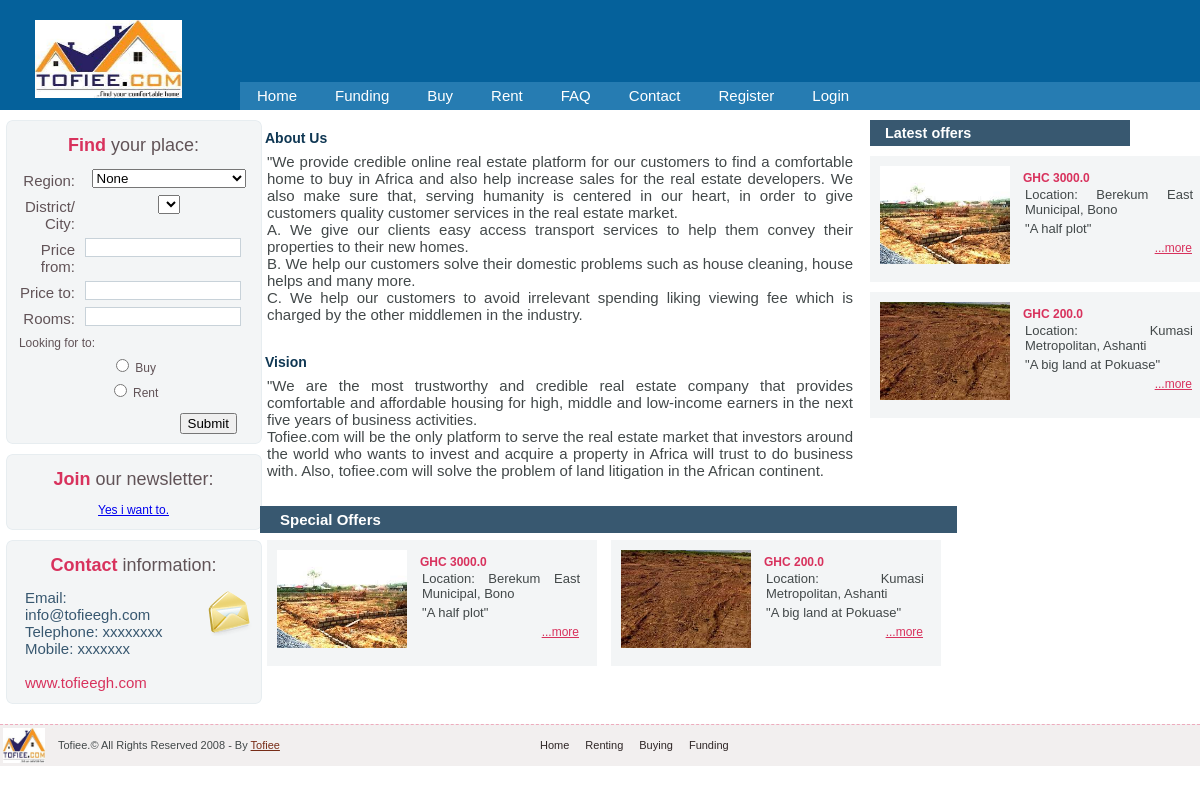
Before: / with the older database file.
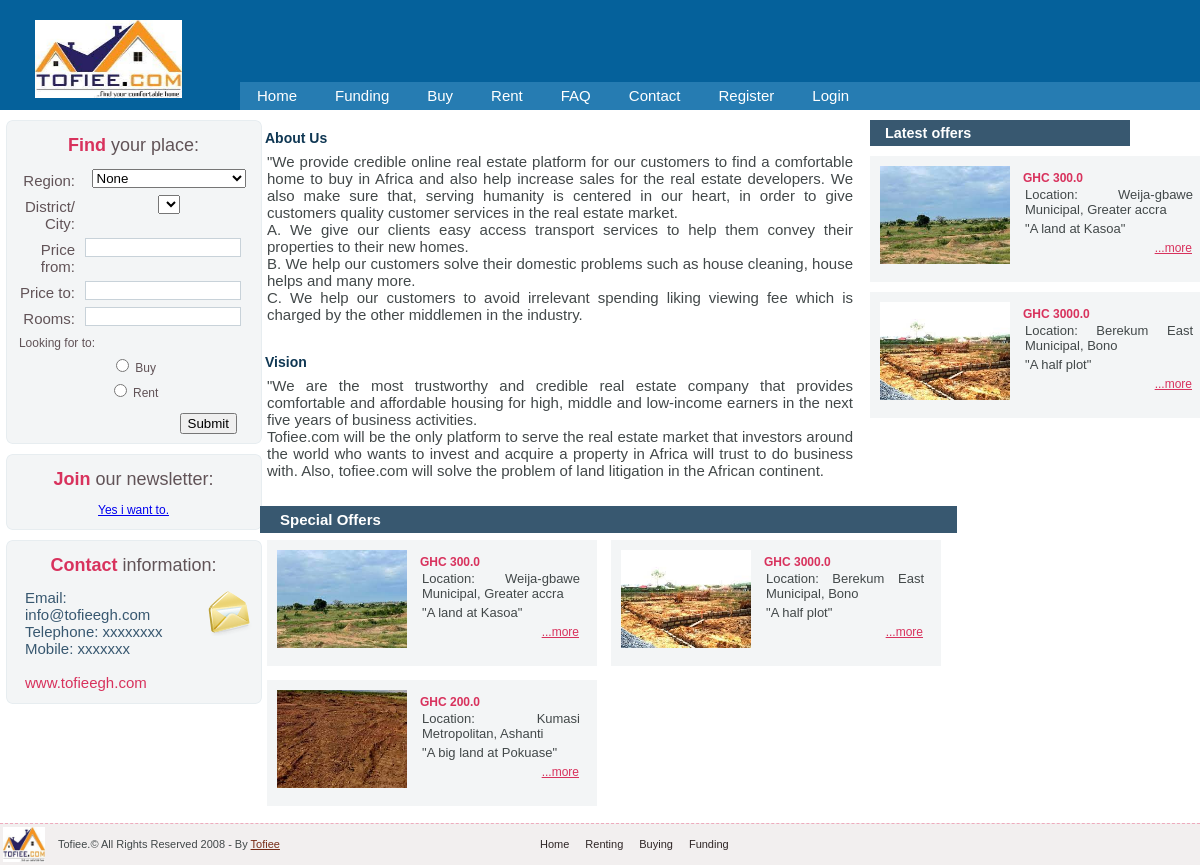
After: the same page with the newer database file.
### tofiee/models.py (models this page shows, shortened)
class Member(models.Model):
  username = models.CharField(max_length=15, default='none')
  price = models.FloatField()
  title = models.CharField(max_length=50)
  region = models.CharField(max_length=25, default='none')
  city = models.CharField(max_length=50, default='none')
  town = models.CharField(max_length=50, default='none')
  description = models.CharField(max_length=1000, blank=True)
  date = models.DateField(default=datetime.now())
  size = models.CharField(max_length=50, default='none', blank=True)
  contact = models.CharField(max_length=10, blank=True)
  dp = models.ImageField(upload_to='images/',default='default.jpg', blank=True)
  pic1 = models.ImageField(upload_to='images/',default='default.jpg', blank=True)
  pic2 = models.ImageField(upload_to='images/',default='default.jpg', blank=True)
  pic3 = models.ImageField(upload_to='images/',default='default.jpg', blank=True)
  pic4 = models.ImageField(upload_to='images/',default='default.jpg', blank=True)
  pic5 = models.ImageField(upload_to='images/',default='default.jpg', blank=True)
  pic6= models.ImageField(upload_to='images/',default='default.jpg', blank=True)
  rooms = models.FloatField(max_length=50)
  bathrooms = models.FloatField(max_length=50)
  utilities = models.CharField(max_length=100)
  category = models.CharField(max_length=100, default='none')
  active = models.CharField(max_length=10, default='0', blank=True)
  slug = models.SlugField(max_length=200, unique=True)
  newsletter = models.CharField(max_length=100, default=0)
  document_a = models.FloatField(max_length=100, default=0)
  document_b = models.FloatField(max_length=100, default=0)
  document_c = models.FloatField(max_length=100, default=0)
  availability_from = models.DateField(max_length=100, default=datetime.now(),  blank=True)
  availability_to = models.DateField(max_length=100, default=datetime.now(), blank=True)

### tofiee/views.py (the view, shortened to what this page needs)
# urls.py: path("", tf.first, name="home"),
def first(request):
    member = Member.objects.all().order_by('-date')[:2]
    members = Member.objects.all().order_by('-date')[:10]
    return render (request=request, template_name="home.html", context={"member":member, "members":members})

### tofiee/templates/home.html (shortened to what this page needs)
{% extends "base.html" %}
 {% block content %}
    <div class="column2">
        <div class="main_text_box">
          <h2>About Us</h2>
          <p> &quot;We provide credible online real estate platform for our customers to find a comfortable home to buy in Africa
            and also help increase sales for the real estate developers.
            We also make sure that, serving humanity is centered in our heart, in order to give customers quality customer
            services in the real estate market.
            <br>
            A. We give our clients easy access transport services to help them convey their properties to their new homes.
            <br>
            B. We help our customers solve their domestic problems such as house cleaning, house
            helps and many more.
            <br>
            C. We help our customers to avoid irrelevant spending liking viewing fee which is charged by the other
            middlemen in the industry. <br />
          </p>
        </div>
        <div class="main_text_box">
          <br>
          <h2>Vision</h2>
          <p> &quot;We are the most trustworthy and credible real estate company that provides comfortable and affordable housing
            for high, middle and low-income earners in the next five years of business activities.
            <br>
            Tofiee.com will be the only platform to serve the real estate market that investors around the world who wants
            to invest and acquire a property in Africa will trust to do business with. Also, tofiee.com will solve the problem
            of land litigation in the African continent.
          </p>
        </div>
        </div>
      <div class="column3">
        <div class="small_title">Latest offers</div>
        {% for i in member %}
        <div  class="offer_box"> <a  href="#"><img src="{{ i.dp.url }}" width="130" height="98" class="img_left" alt="image" border="0" /></a>
          <div  class="offer_info"> <span>GHC {{ i.price }}</span>
              <p class="titl">Location: {{ i.city }}, {{ i.region }} </p>
            <p class="titl"  style="overflow: hidden;"> &quot;{{ i.title }}&quot; </p>
            <div class="more"><a href="{% url 'post_detail' i.slug  %}">...more</a></div>
          </div>
        </div>
        {% endfor %}
      </div>
      <div class="column4">
        <div class="title">Special Offers</div>
        {% for i in members %}
        <div  class="offer_box_wide"> <a style="font-size: larger;" href="#"><img src="{{ i.dp.url }}" width="130" height="98" class="img_left" alt="image" border="0" /></a>
          <div  class="offer_info"> <span>GHC {{ i.price }}</span>
            <p class="titl">Location: {{ i.city }}, {{ i.region }} </p>
          <p class="titl"  style="overflow: hidden;"> &quot;{{ i.title }}&quot; </p>
          <div class="more"><a href="{% url 'post_detail' i.slug  %}">...more</a></div>
        </div>
        </div>
        {% endfor %}
      </div>
        {% endblock %}

Changed rows visible on the page:
no longer on one of the page's lists (row unchanged): Member: price "200.0", city "Kumasi Metropolitan", region "Ashanti", title "A big land at Pokuase"
added Member: dp (picture), price "300.0", city "Weija-gbawe Municipal", region "Greater accra", title "A land at Kasoa"
